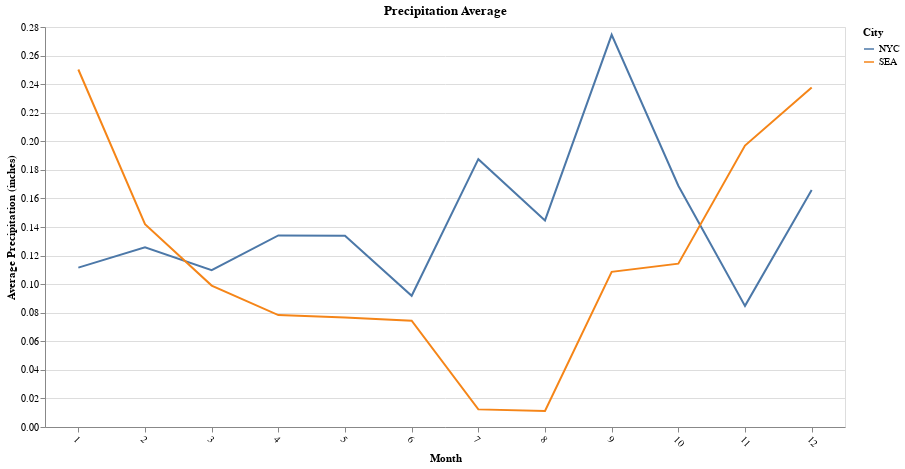

This figure's notebook cell:
### Markdown cell above
The following code generates a line chart that shows the change in average precipitation of each month in each city using Altair.

### Code cell
df_avg_precipitation = df_rainfall.groupby(['city', 'month']).agg({'precipitation': 'mean'}).reset_index()

alt.Chart(df_avg_precipitation).mark_line().encode(
    alt.Y('precipitation:Q', title='Average Precipitation (inches)'),
    alt.X('month:O', title='Month', axis=alt.Axis(labelAngle=45)),
    alt.Color('city:N', title='City')
).properties(
    width=800,
    height=400,
    title='Precipitation Average'
)

### Figure 1 — Vega-Lite specification as saved in the notebook (floating-point values rounded to 4 significant figures)
{"config": {"view": {"continuousWidth": 400, "continuousHeight": 300}}, "data": {"name": "data-d7ea2f1dfed8f659120ed419a2af4ddd"}, "mark": "line", "encoding": {"color": {"field": "city", "title": "City", "type": "nominal"}, "x": {"axis": {"labelAngle": 45}, "field": "month", "title": "Month", "type": "ordinal"}, "y": {"field": "precipitation", "title": "Average Precipitation (inches)", "type": "quantitative"}}, "height": 400, "title": "Precipitation Average", "width": 800, "$schema": "https://vega.github.io/schema/vega-lite/v4.17.0.json", "datasets": {"data-d7ea2f1dfed8f659120ed419a2af4ddd": [{"city": "NYC", "month": 1, "precipitation": 0.1115}, {"city": "NYC", "month": 2, "precipitation": 0.1259}, {"city": "NYC", "month": 3, "precipitation": 0.1098}, {"city": "NYC", "month": 4, "precipitation": 0.1341}, {"city": "NYC", "month": 5, "precipitation": 0.1338}, {"city": "NYC", "month": 6, "precipitation": 0.09183}, {"city": "NYC", "month": 7, "precipitation": 0.1875}, {"city": "NYC", "month": 8, "precipitation": 0.1446}, {"city": "NYC", "month": 9, "precipitation": 0.2745}, {"city": "NYC", "month": 10, "precipitation": 0.1689}, {"city": "NYC", "month": 11, "precipitation": 0.08479}, {"city": "NYC", "month": 12, "precipitation": 0.1658}, {"city": "SEA", "month": 1, "precipitation": 0.2503}, {"city": "SEA", "month": 2, "precipitation": 0.142}, {"city": "SEA", "month": 3, "precipitation": 0.09897}, {"city": "SEA", "month": 4, "precipitation": 0.07833}, {"city": "SEA", "month": 5, "precipitation": 0.07658}, {"city": "SEA", "month": 6, "precipitation": 0.07437}, {"city": "SEA", "month": 7, "precipitation": 0.01233}, {"city": "SEA", "month": 8, "precipitation": 0.01127}, {"city": "SEA", "month": 9, "precipitation": 0.1086}, {"city": "SEA", "month": 10, "precipitation": 0.1143}, {"city": "SEA", "month": 11, "precipitation": 0.197}, {"city": "SEA", "month": 12, "precipitation": 0.2377}]}}
